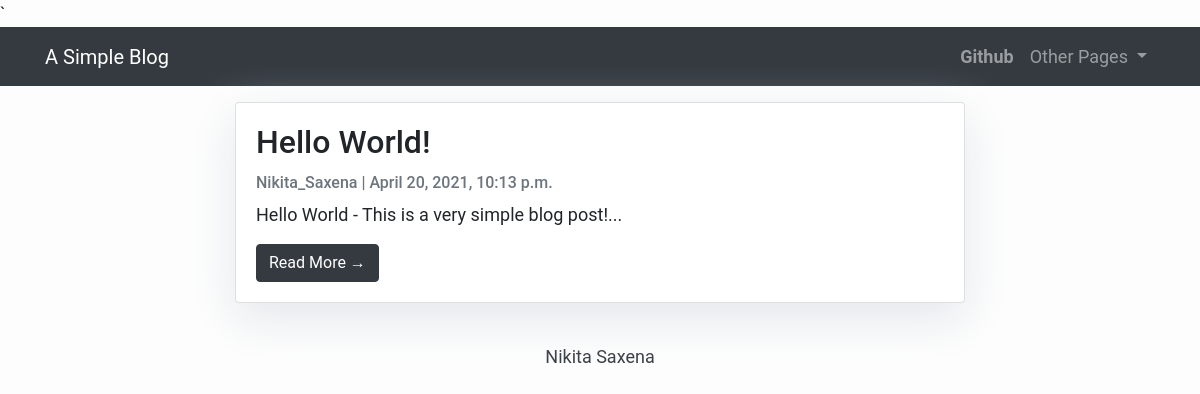
/, run on an earlier commit of the app's database.
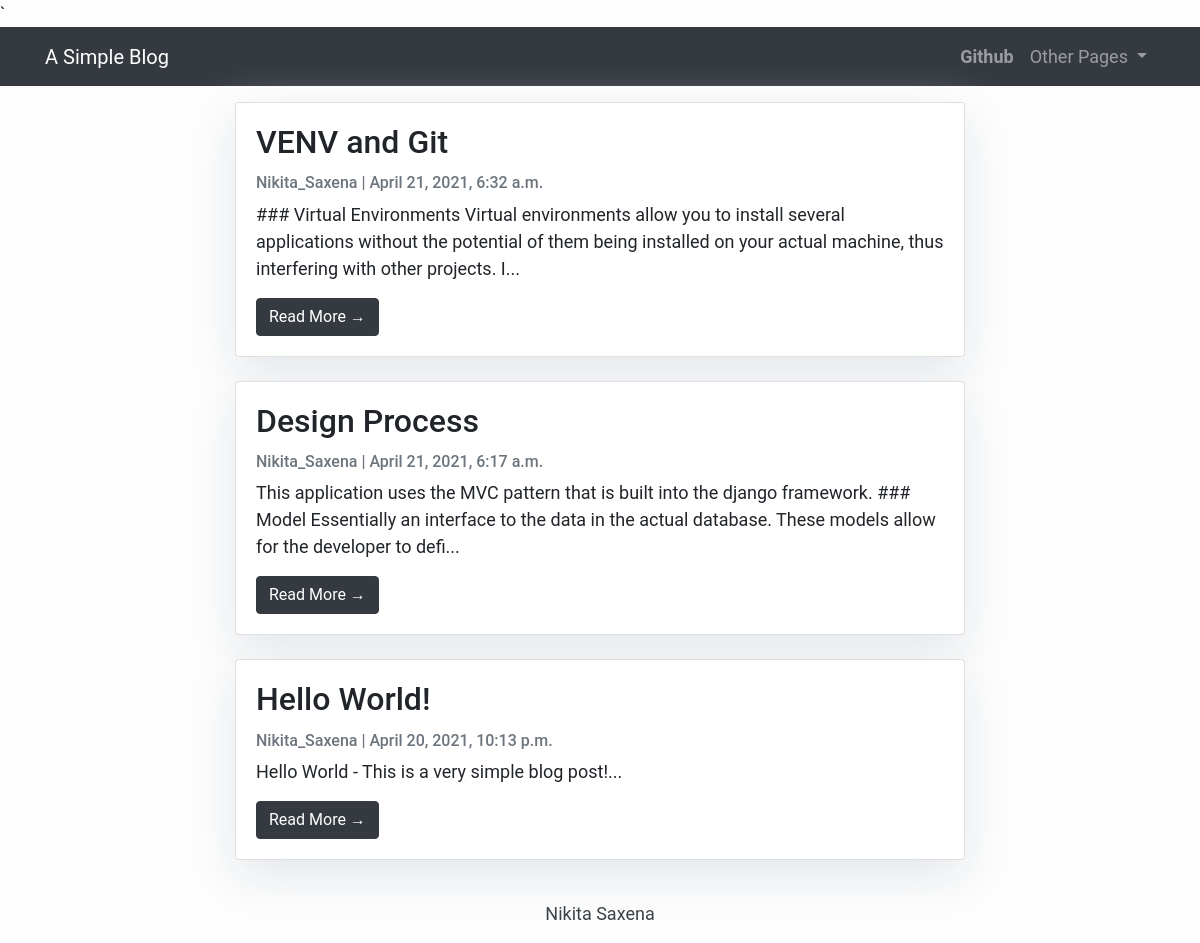
And on a later commit of the database.
### blog/models.py (models this page shows, shortened)
class SimpleBlogPost(models.Model):
    title = models.CharField(max_length=200, unique=True)
    slug = models.SlugField(max_length=200, unique=True)  # Slug: URL for the post
    content = models.TextField()
    created_on = models.DateTimeField(auto_now_add=True)
    author = models.ForeignKey(User, on_delete=models.CASCADE, related_name='blog_posts')
    status = models.IntegerField(choices=STATUS, default=1)
    class Meta:
        ordering = ['-created_on']

### blog/views.py (the view)
# urls.py: path('', views.SimpleBlogPostList.as_view(), name='home'),
class SimpleBlogPostList(generic.ListView):
    queryset = SimpleBlogPost.objects.filter(status=1).order_by('-created_on')
    template_name = 'index.html'

### templates/index.html (shortened to what this page needs)
{% extends "base.html" %}
{% block content %}
<div class="container">
    <div class="row justify-content-md-center">
        <div class="col-lg-8 mt-3">
            {% for post in simpleblogpost_list %}
                <div class="card mb-4" >
                    <div class="card-body">
                        <h2 class="card-title">{{ post.title }}</h2>
                        <p class="card-text text-muted h6">{{ post.author }} | {{ post.created_on}} </p>
                        <p class="card-text content-markdown">{{post.content|slice:":200" }}...</p>
                        <a href="{% url 'post_detail' post.slug  %}" class="btn btn-dark">Read More &rarr;</a>
                    </div>
                </div>
            {% endfor %}
        </div>
    </div>
</div>
{%endblock%}

What changed in the data, as far as the page shows it:
added SimpleBlogPost: title "VENV and Git", author "Nikita_Saxena", created_on "April 21, 2021, 6:32 a.m.", content "### Virtual Environments Virtual environments allow you to install several applications without the potential of them being installed on your actual machine, thus interfering with other projects. I"
added SimpleBlogPost: title "Design Process", author "Nikita_Saxena", created_on "April 21, 2021, 6:17 a.m.", content "This application uses the MVC pattern that is built into the django framework. ### Model Essentially an interface to the data in the actual database. These models allow for the developer to defi"
